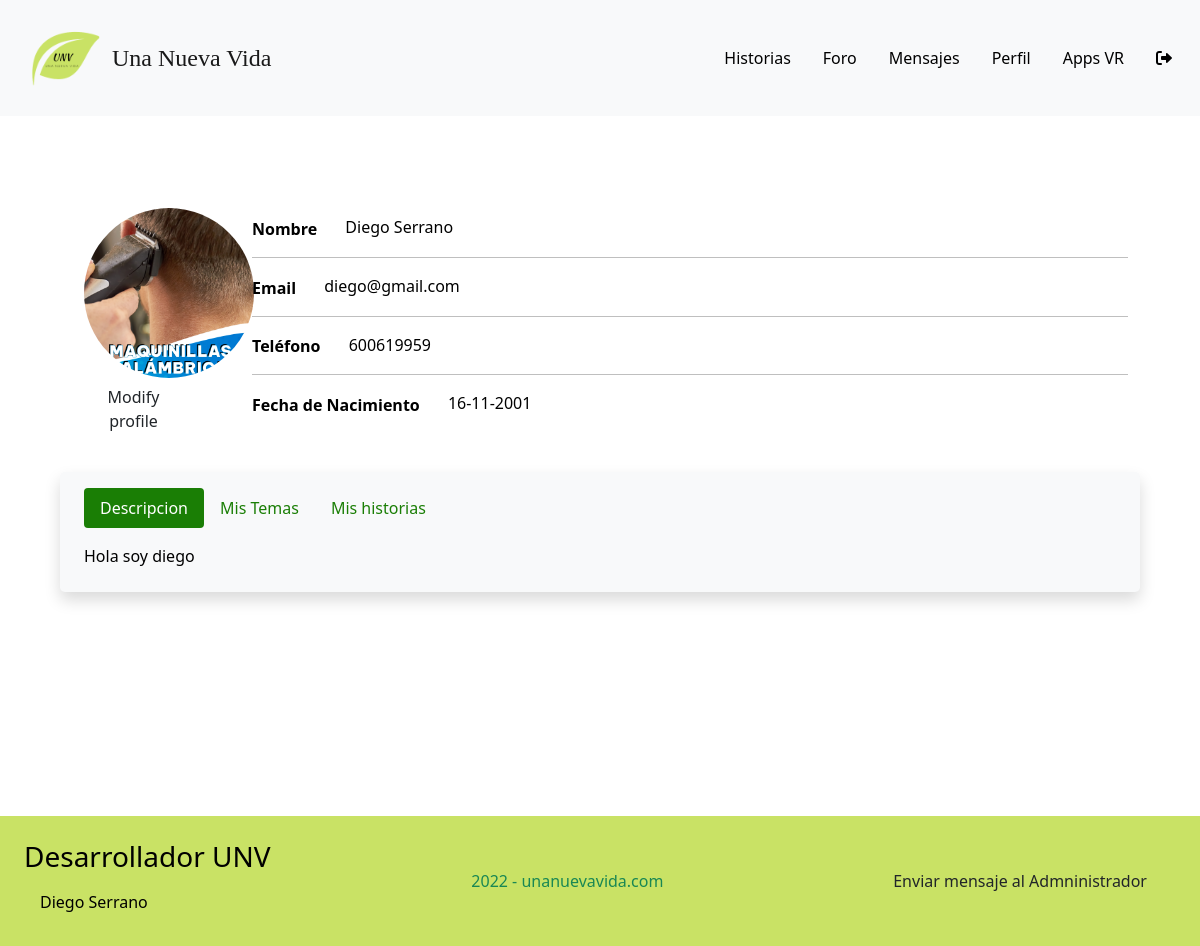
/web/index.php?ctl=verPerfil&id=76 (signed in), run on the app's committed database.
### tables this page shows
CREATE TABLE `usuarios` (
  `id_usuario` int(11) NOT NULL,
  `usuario` varchar(10) NOT NULL,
  `password` varchar(200) NOT NULL,
  `nombre` varchar(20) NOT NULL,
  `apellidos` varchar(40) DEFAULT NULL,
  `email` varchar(40) NOT NULL,
  `telefono` varchar(12) DEFAULT NULL,
  `fecha_nac` date DEFAULT NULL,
  `descripcion` text DEFAULT NULL,
  `vr_apps` text DEFAULT NULL,
  `foto_perfil` varchar(100) NOT NULL,
  `fecha_creacion` datetime NOT NULL DEFAULT current_timestamp(),
  `rol` int(11) NOT NULL,
  `activo` int(11) NOT NULL,
  `google` tinyint(4) NOT NULL
);

### app/controladores/cUsuarios.php (called while the page is built, shortened)
<?php
class cUsuarios
{
    public function verPerfil()
    {
        try {
            if (!isset($_GET['id'])) {
                throw new Exception('Page not found');
            } else {
                $id = $_GET['id'];
                $usuario = new Usuario();
                $params = $usuario->getUsuario($id);
                $a = new Historia();
                $params['historias'] = $a->listarHistoriasUsuario($id);
                $params['temas'] = $a->listarTemasUsuario($id);
            }
        } catch (Exception $e) {
            error_log($e->getMessage() . microtime() . PHP_EOL, 3, "logExceptio.txt");
            header('Location: index.php?ctl=error');
        } catch (Error $e) {
            error_log($e->getMessage() . microtime() . PHP_EOL, 3, "logError.txt");
            header('Location: index.php?ctl=error');
        }
        require __DIR__ . '/../vistas/vVerPerfil.php';
    }
}

### app/modelos/Model.php (called while the page is built, shortened)
<?php
class Model extends PDO {
    public function __construct()
    {
            $this->conexion = new PDO('mysql:host=' . Config::$mvc_bd_hostname . ';dbname=' . Config::$mvc_bd_nombre . '', Config::$mvc_bd_usuario, Config::$mvc_bd_clave);
    }
}
?>

### app/modelos/classUsuario.php (called while the page is built, shortened)
<?php
class Usuario extends Model {
    public function getUsuario($id) {
        $consulta = "SELECT * FROM usuarios WHERE id_usuario=:id";
        $result = $this->conexion->prepare($consulta);
        $result->bindParam(':id', $id);
        if ($result->execute()) {
            return $result->fetch(PDO::FETCH_ASSOC);
        } else {
            return false;
        }
    }
}
?>

### app/modelos/classHistoria.php (called while the page is built, shortened)
<?php
class Historia extends Model {
    public function listarHistoriasUsuario($id_usuario) {
        $consulta = "SELECT id_historia, titulo, a.descripcion, a.fecha_creacion, nombre, apellidos, idioma FROM `historias` a
        LEFT JOIN usuarios u on u.id_usuario=a.id_usuario
        WHERE u.id_usuario = :usuario";
        $result = $this->conexion->prepare($consulta);
        $result->bindParam(':usuario', $id_usuario);
        if ($result->execute()) {
            $resultado = $result->fetchAll();
            return $resultado;
        } else {
            false;
        }
    }
    public function listarTemasUsuario($id_usuario) {
        $consulta = "SELECT * FROM temas_foro, categorias_foro WHERE categoria_tema=id_categoria AND by_tema=:usuario";
        $result = $this->conexion->prepare($consulta);
        $result->bindParam(':usuario', $id_usuario);
        if ($result->execute()) {
            $resultado = $result->fetchAll();
            return $resultado;
        } else {
            false;
        }
    }
}
?>

### app/vistas/vVerPerfil.php (the view, shortened to what this page needs)
<?php
$A = substr($params['fecha_nac'], 0, 4);
$Mes = substr($params['fecha_nac'], 5, 2);
$Dia = substr($params['fecha_nac'], 8, 2);
$fecha = $Dia . "-" . $Mes . "-" . $A;
?>
<main class="container-fluid perfilContainer">
	<div class="row align-items-center">
		<div class="col-md-2 border-2 border-dark rounded-3 pt-2 pb-3 px-4 mb-3">
			<img class="rounded-circle text-center mt-4 mx-auto imgPfp" src="<?php echo $params['foto_perfil'] ?>" title="<?php echo $params['usuario'] ?>'s profile pic" alt="Picture">
			<?php
			if ($_SESSION['id_usuario'] == $params['id_usuario']) {
						?>
                <a class="text-center mb-3" href=<?php echo "index.php?ctl=modificarPerfil&id=" . $params['id_usuario'] ?>>
				<button class="col-md-9 col-xs-12 btn colorSecundario">Modify profile</button></a>
					<?php } ?>
		</div>
		<div class="col-md-10">
			<p><span class="d-inline-block fw-bold me-4 align-middle">Nombre</span> <?php echo (isset($params['apellidos']))? $params['nombre'] . " " . $params['apellidos']: $params['nombre'] ?></p>
			<hr>
			<?php
			if ($_SESSION['id_usuario'] == $params['id_usuario']) {
				?>
			<p><span class="d-inline-block fw-bold me-4 align-middle">Email</span> <?php echo $params['email'] ?></p>
			<hr>
		<?php
	}
	?>
			<p><span class="d-inline-block fw-bold me-4 align-middle">Teléfono</span> <?php echo (isset($params['telefono']) && !empty($params['telefono']))? $params['telefono']:"-" ?></p>
			<hr>
			<p><span class="d-inline-block fw-bold me-4 align-middle">Fecha de Nacimiento</span> <?php echo $fecha ?></p>
		</div>
	</div>
	<div class="row justify-content-center">
		<div class="col-12 col-md-12 bg-light border-2 border-dark rounded-3 shadow pt-3 pb-4 px-4 extraContainer">
			<ul class="nav nav-pills mb-3" id="pills-tab" role="tablist">
				<li class="nav-item" role="presentation">
					<button class="nav-link active" id="pills-desc-tab"
						data-bs-toggle="pill" data-bs-target="#pills-desc" type="button"
						role="tab" aria-controls="pills-desc" aria-selected="true">Descripcion</button>
				</li>
				<li class="nav-item" role="presentation">
					<button class="nav-link" id="pills-portfolio-tab"
						data-bs-toggle="pill" data-bs-target="#pills-portfolio"
						type="button" role="tab" aria-controls="pills-portfolio"
						aria-selected="false">Mis Temas</button>
				</li>
				<li class="nav-item" role="presentation">
					<button class="nav-link" id="pills-adsUser-tab"
						data-bs-toggle="pill" data-bs-target="#pills-adsUser"
						type="button" role="tab" aria-controls="pills-adsUser"
						aria-selected="false">Mis historias</button>
				</li>
			</ul>
			<div class="tab-content" id="pills-tabContent">
				<div class="tab-pane fade show active text-justify" id="pills-desc" role="tabpanel" aria-labelledby="pills-desc-tab"><?php echo (isset($params['descripcion'])&&!empty($params['descripcion']))?$params['descripcion']:"Todavía no has escrito una descripción sobre ti" ?>
			</div>
	</div>
</div>
</main>
<?php include __DIR__ . './layout.php' ?>

### web/css/style.css (style rules this page uses)
* { -webkit-box-sizing: border-box; box-sizing: border-box; margin: 0; padding: 0; }
.perfilContainer { width: 90%; margin-top: 5%; color: black; }
.imgPfp, .imgPfpH { width: 150px; min-width: 120px; height: 150px; overflow: hidden; object-fit: cover; transition: .5s ease; }
.extraContainer { width: 100%; min-width: 300px; color: black; }
.text-justify { text-align: justify; }
@media ( min-width : 992px) { .imgPfp, .imgPfpH { width: 170px; height: 170px; } }
@media ( min-width : 992px) { .extraContainer { width: 100%; min-width: 300px; margin-bottom: 0%; } }
.nav-pills .nav-link.active { background-color: #1a7e05; color:white; }
.nav-pills .nav-link { color: #1a7e05; }

### data on the page
usuarios: foto_perfil+usuario (picture), nombre "Diego", apellidos "Serrano", email "diego@gmail.com", telefono "600619959", fecha_nac "16-11-2001", descripcion "Hola soy diego"
